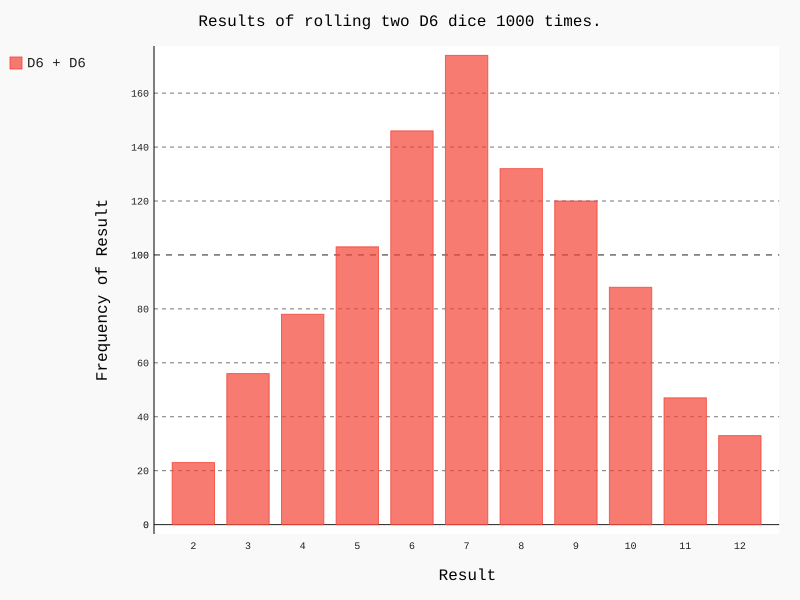

Reproduce this figure in Python.
import pygal

from die import Die

#创建两个D6骰子
die_1 = Die()
die_2 = Die()

#掷几次骰子，并将结果存储在一个列表中
results = []
for roll_num in range(1000):
    result = die_1.roll() + die_2.roll()
    results.append(result)

#分析结果
frequencies = []
max_result = die_1.num_sides + die_2.num_sides
for value in range(2,max_result+1):
    frequency = results.count(value)
    frequencies.append(frequency)

#对结果进行可视化
hist = pygal.Bar()

hist.title = "Results of rolling two D6 dice 1000 times."
hist.x_labels = ['2','3','4','5','6','7','8','9','10','11','12']
hist.x_title = "Result"
hist.y_title = "Frequency of Result"

hist.add('D6 + D6',frequencies)
hist.render_to_file('dice_visual.svg')
print(frequencies)
#print(results)
